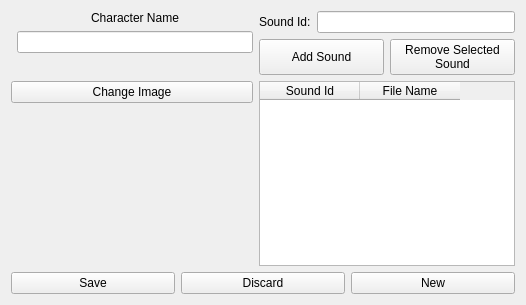
<?xml version="1.0" encoding="UTF-8"?>
<ui version="4.0">
 <class>PageAddChar</class>
 <widget class="QWidget" name="PageAddChar">
  <property name="geometry">
   <rect>
    <x>0</x>
    <y>0</y>
    <width>526</width>
    <height>305</height>
   </rect>
  </property>
  <property name="windowTitle">
   <string>Form</string>
  </property>
  <layout class="QGridLayout" name="gridLayout" rowstretch="0,0,0,0">
   <item row="1" column="0">
    <widget class="QPushButton" name="pushButton_charImageChange">
     <property name="text">
      <string>Change Image</string>
     </property>
    </widget>
   </item>
   <item row="2" column="0">
    <widget class="ImageDropLabel" name="label_charImage">
     <property name="acceptDrops">
      <bool>true</bool>
     </property>
     <property name="text">
      <string/>
     </property>
    </widget>
   </item>
   <item row="1" column="1" rowspan="2">
    <widget class="QTableWidget" name="tableWidget_sounds">
     <property name="sortingEnabled">
      <bool>true</bool>
     </property>
     <column>
      <property name="text">
       <string>Sound Id</string>
      </property>
     </column>
     <column>
      <property name="text">
       <string>File Name</string>
      </property>
     </column>
    </widget>
   </item>
   <item row="0" column="0">
    <layout class="QFormLayout" name="formLayout">
     <item row="2" column="1">
      <widget class="QLineEdit" name="lineEdit_charName">
       <property name="sizePolicy">
        <sizepolicy hsizetype="Expanding" vsizetype="Preferred">
         <horstretch>0</horstretch>
         <verstretch>0</verstretch>
        </sizepolicy>
       </property>
      </widget>
     </item>
     <item row="1" column="1">
      <widget class="QLabel" name="label_4">
       <property name="text">
        <string>Character Name</string>
       </property>
       <property name="alignment">
        <set>Qt::AlignCenter</set>
       </property>
      </widget>
     </item>
    </layout>
   </item>
   <item row="0" column="1">
    <layout class="QGridLayout" name="gridLayout_2">
     <item row="1" column="0">
      <widget class="QPushButton" name="pushButton_soundAdd">
       <property name="sizePolicy">
        <sizepolicy hsizetype="Minimum" vsizetype="Preferred">
         <horstretch>0</horstretch>
         <verstretch>0</verstretch>
        </sizepolicy>
       </property>
       <property name="text">
        <string>Add Sound</string>
       </property>
      </widget>
     </item>
     <item row="1" column="1">
      <widget class="QPushButton" name="pushButton_soundRemove">
       <property name="text">
        <string>Remove Selected
Sound</string>
       </property>
      </widget>
     </item>
     <item row="0" column="0" colspan="2">
      <layout class="QFormLayout" name="formLayout_3">
       <item row="0" column="0">
        <widget class="QLabel" name="label">
         <property name="text">
          <string>Sound Id:</string>
         </property>
        </widget>
       </item>
       <item row="0" column="1">
        <widget class="QLineEdit" name="lineEdit_3"/>
       </item>
      </layout>
     </item>
    </layout>
   </item>
   <item row="3" column="0" colspan="2">
    <layout class="QHBoxLayout" name="horizontalLayout">
     <item>
      <widget class="QPushButton" name="pushButton_save">
       <property name="text">
        <string>Save</string>
       </property>
      </widget>
     </item>
     <item>
      <widget class="QPushButton" name="pushButton_discard">
       <property name="text">
        <string>Discard</string>
       </property>
      </widget>
     </item>
     <item>
      <widget class="QPushButton" name="pushButton_new">
       <property name="text">
        <string>New</string>
       </property>
      </widget>
     </item>
    </layout>
   </item>
  </layout>
 </widget>
 <customwidgets>
  <customwidget>
   <class>ImageDropLabel</class>
   <extends>QLabel</extends>
   <header location="global">imagedroplabel.h</header>
  </customwidget>
 </customwidgets>
 <resources/>
 <connections/>
</ui>
